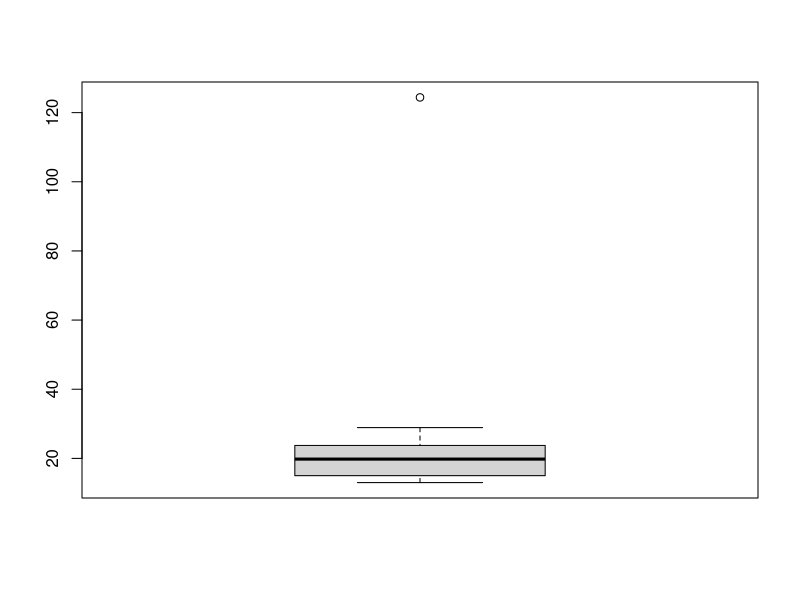
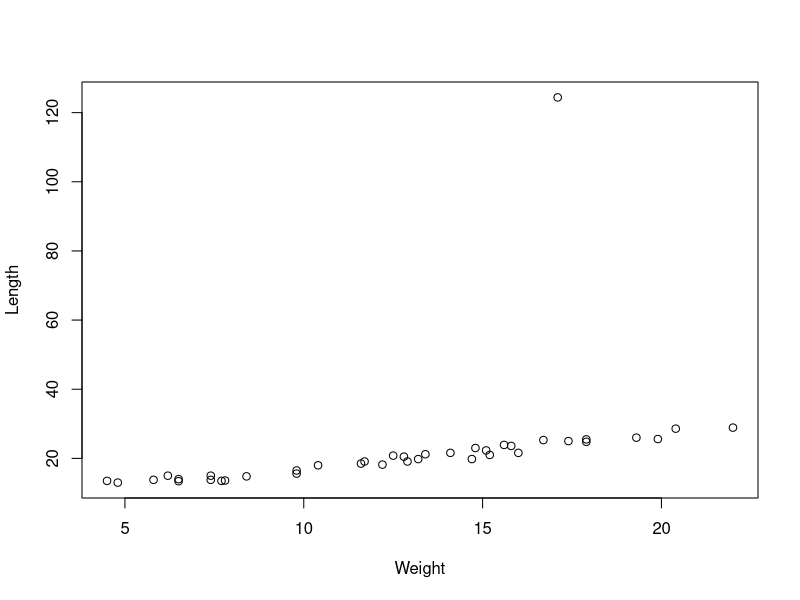
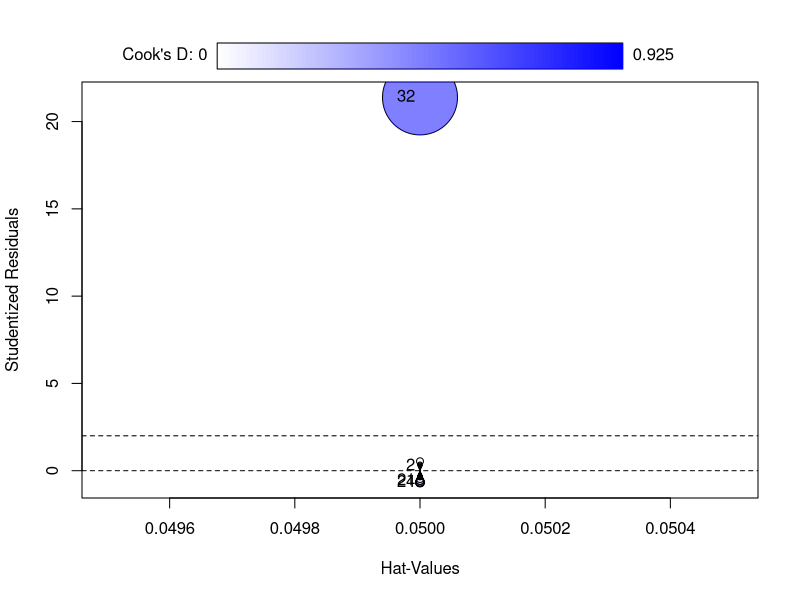
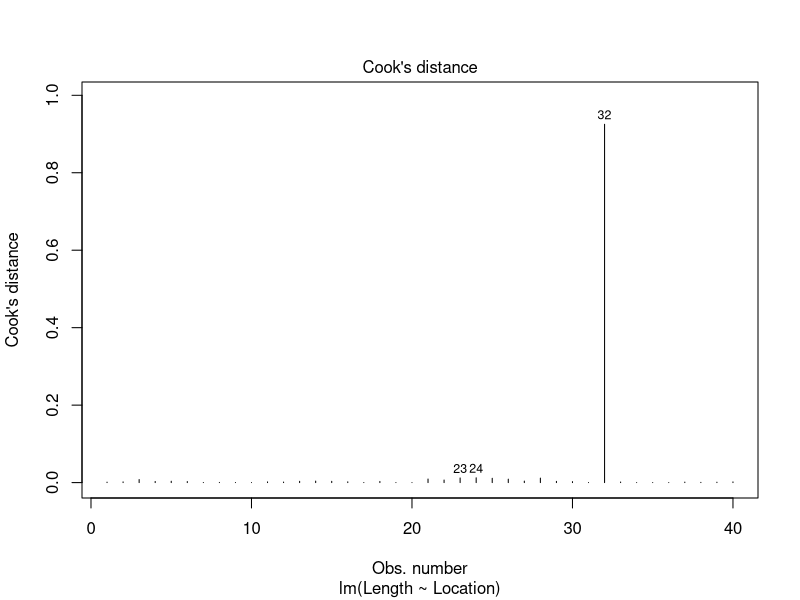

Write R code to recreate these figures, in order.
#How to identify outliers
#We'll use the SnailData example from the Basic Stats module
#Except I've added an outlier into length
#Clear the environment
rm(list=ls())
#Load the data
mydata <- read.csv("Data/SnailDataoutlier.csv")

#Use a boxplot
boxplot(mydata$Length)

#Look at a graph
plot(Length~Weight, data=mydata)

#Use Bonferroni test to identify
#This only works after you've already fit a model to your data
model1<-lm(Length~Location, data=mydata)
library(car)
outlierTest(model1)
#Tells you whether most extreme value has undue influence
#If P<0.05, then point is a potential outlier

#Can also use Cook's D
influencePlot(model1) #Points greater than 0.1 are potential outliers
#or try
cutoff <- 4/((nrow(mydata)-length(model1$coefficients)-2)) 
plot(model1, which=4, cook.levels=cutoff) 
#Again, values greater than 0.1 are potential outliers
